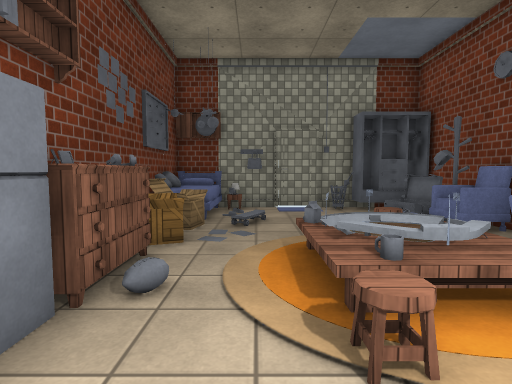
[1] (above)

12 first-person views from a walk through a 3-D level made in the Unity game engine. The camera is 1.4 m above the floor, tilts 4° down and sees 80° across. The floor is counted in squares, 1 m on a side. Each view is taken from the middle of a square. On the plan, view 1 faces up. The plan holds only what a view shows up to about 14 squares ahead; the rest is blank. The player character is not drawn. Some animated figures are not drawn. Surface patterns are stand-ins for the level's own textures.

[2]
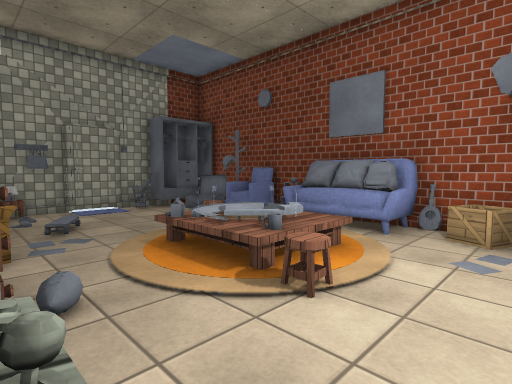

[3]
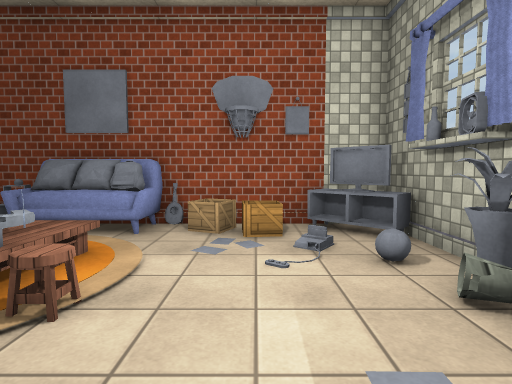

[4]
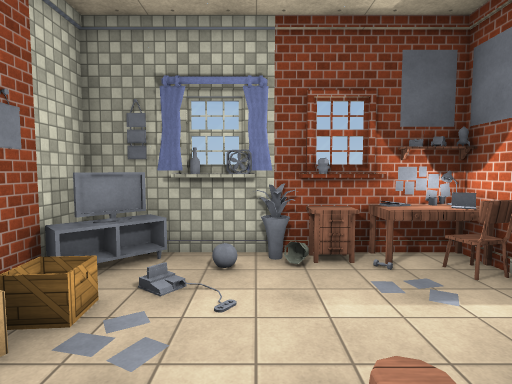

[5]
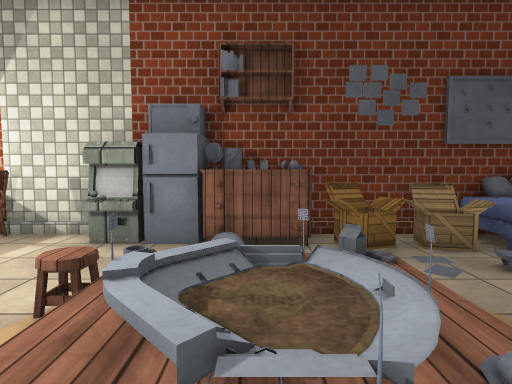

[6]
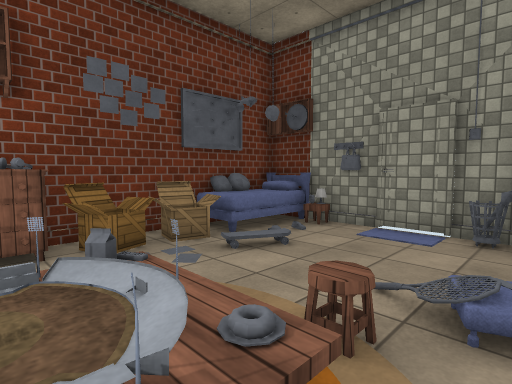

[7]
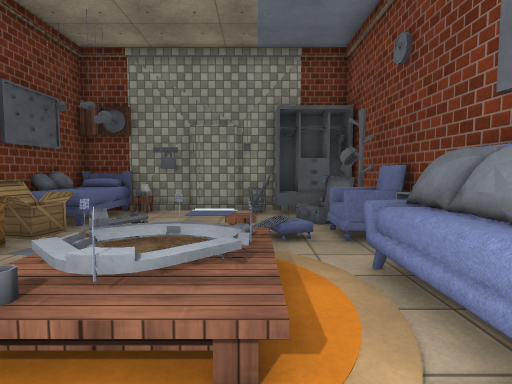

[8]
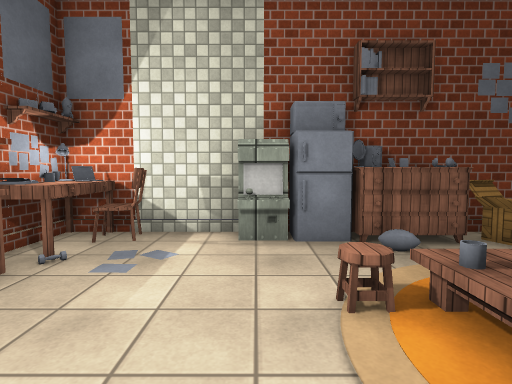

[9]
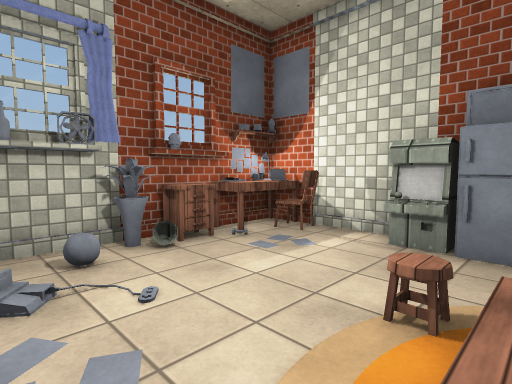

[10]
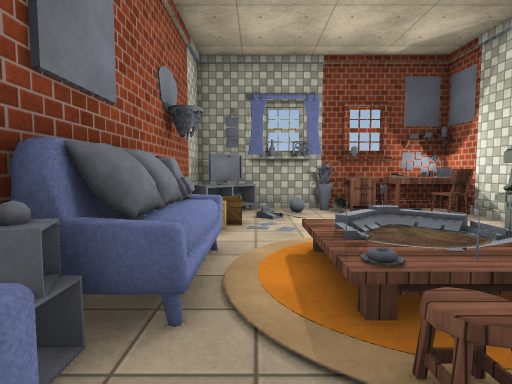

[11]
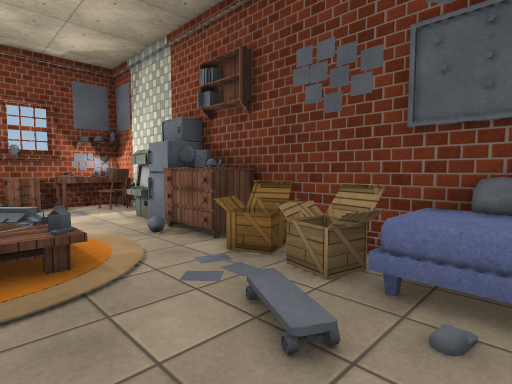

[12]
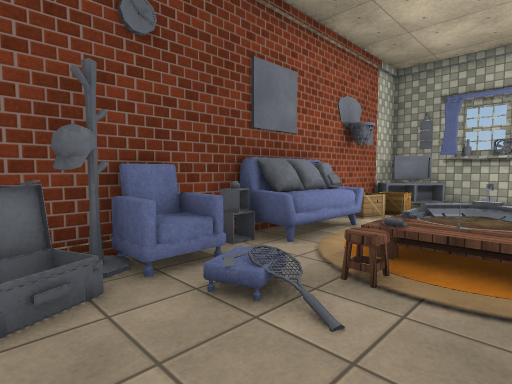

### Floor plan
Key: @ floor where view 1 was taken; # wall or solid block; . floor; / step, stairs or slope; = window, fence, low wall or low ledge; O other object.
Columns run from 3 left of view 1 to 6 right of it. Each row starts with its distance up from view 1.
 12 ##########
 11 #OO...OOO#
 10 OOO...O.O#
  9 OOO.....OO
  8 #OO.....O#
  7 #O......O#
  6 #OO...O.O#
  5 #O..O//.O#
  4 #O..///.O#
  3 #O../=/.O#
  2 #O..O...OO
  1 #O......O#
  0 #..@...OO#
 -1 #O......O#
 -2 #OO.O...O#
 -3 #OOO#O.OO#
 -4 ##########

Positions as (right, up) in squares from view 1, and headings:
1: (0, 0), facing up
2: (-2, 0), facing up-right
3: (-2, 0), facing right
4: (2, 4), facing down
5: (4, 4), facing left
6: (4, 4), facing up-left
7: (3, 1), facing up
8: (4, 1), facing left
9: (4, 3), facing down-left
10: (4, 8), facing down
11: (2, 10), facing down-left
12: (1, 10), facing down-right
